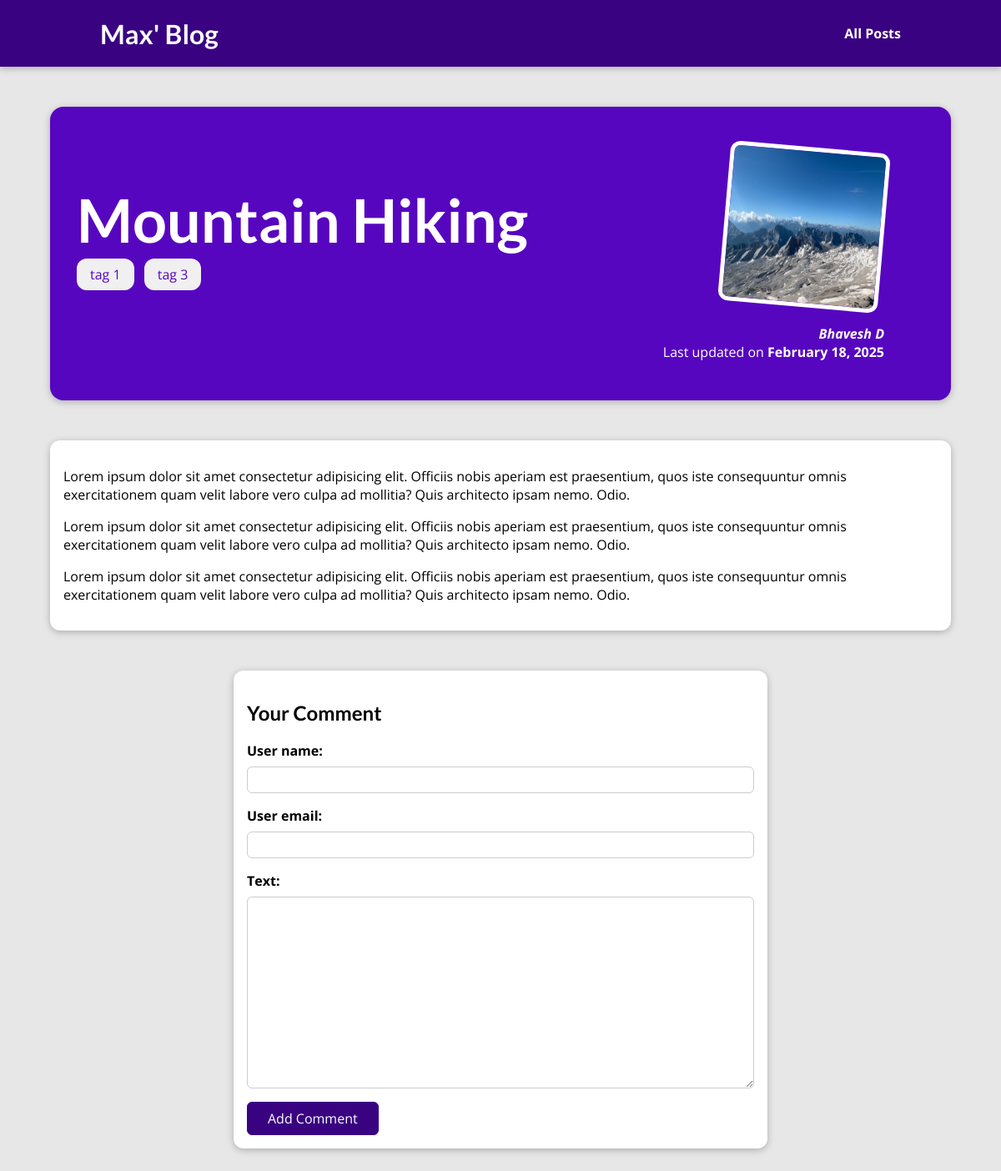
Page /posts/hike-in-the-mountains on the earlier database version.
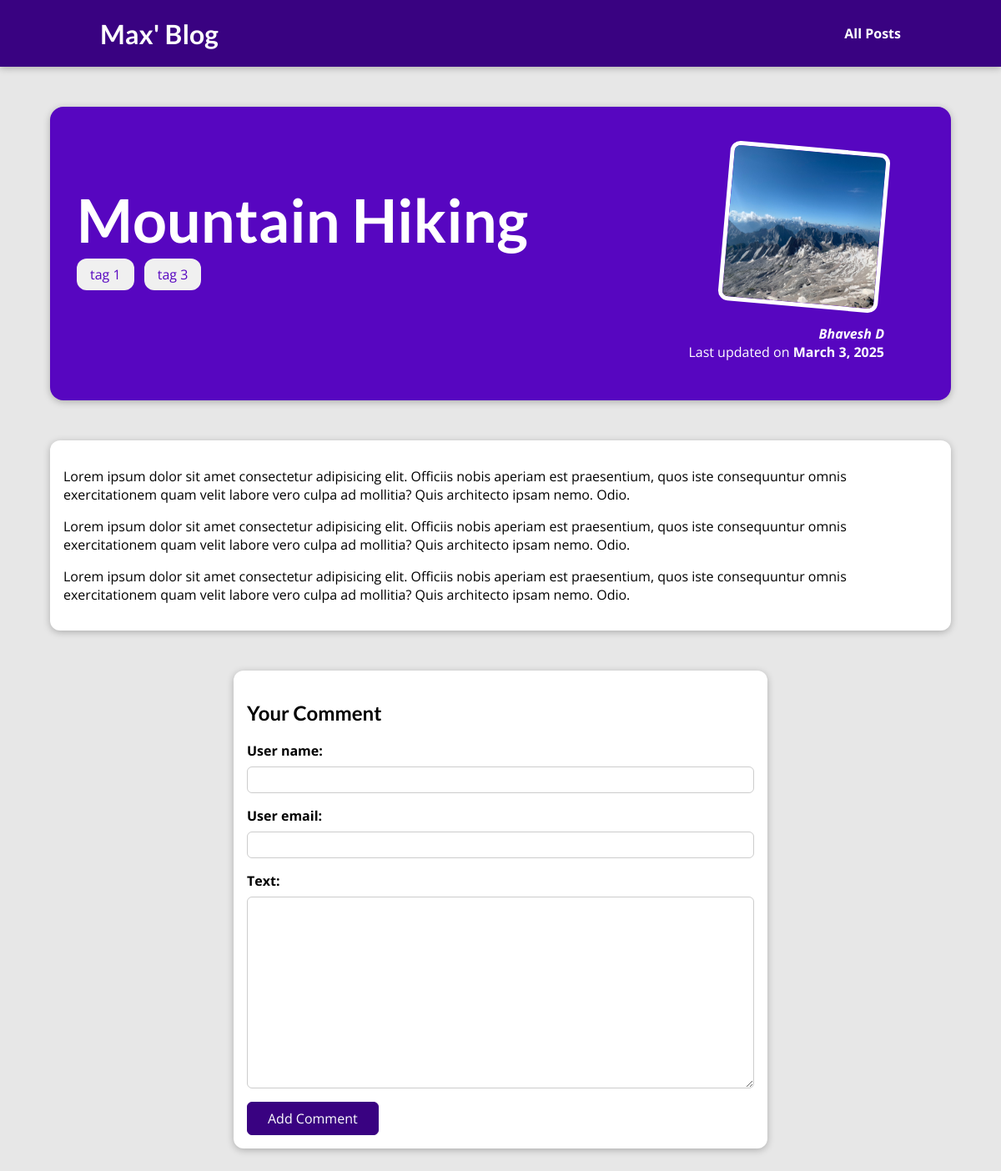
Same page on the later database version.
### blog/models.py (models this page shows, shortened)
class Post(models.Model):
  title = models.CharField(max_length=150)
  excerpt = models.CharField(max_length=200)
  image = models.FileField(upload_to='posts', null=True)
  date = models.DateField(auto_now=True)
  content = models.TextField(validators=[MinLengthValidator(100)])
  slug = models.SlugField(unique=True, db_index=True)
  author = models.ForeignKey(Author, null=True, on_delete=models.SET_NULL, related_name='books')
  tags = models.ManyToManyField(Tag, blank=True, related_name='posts')

class Tag(models.Model):
  caption = models.CharField(max_length=20)

class Author(models.Model):
  first_name = models.CharField(max_length=100)
  last_name = models.CharField(max_length=100)
  email = models.EmailField()
  def full_name(self):
    return f'{self.first_name} {self.last_name}'
  def __str__(self):
    return self.full_name()

### blog/views.py (the view, shortened to what this page needs)
# urls.py: path('posts/<slug:slug>', views.SinglePostDetailView.as_view(), name='post-detail-page')
class SinglePostDetailView(View):
  def get(self, request, slug):
    post = get_object_or_404(Post, slug=slug)
    return render(request, 'blog/post-detail.html', {
      'post': post,
      'post_tags': post.tags.all(),
      'comment_form': CommentForm(),
      'comments': post.comments.all().order_by('-id')
    })

### blog/forms.py
class CommentForm(forms.ModelForm):
  class Meta:
    model = Comment
    excludes = ['post']
    fields = {
      'user_name': 'Your name',
      'user_email': 'Your email',
      'text': 'Comment'
    }

### blog/templates/blog/post-detail.html (shortened to what this page needs)
{% extends "base.html" %}
{% load static %}
{% block css_files %}
<link rel="stylesheet" href="{% static "blog/post-detail.css" %}" />
{% endblock %}
{% block content %}
<section id="summary">
  <h2>{{ post.title }}</h2>
  {% for tag in post_tags %}
    <span class="tag">{{tag.caption}}</span>
  {% endfor %}
  <article>
    <img src="{{ post.image.url }}" alt="Post Title" />
    <address><a href="mailto:{{post.author.email}}">{{ post.author }}</a></address>
    <div>Last updated on <time>{{ post.date|date:"F j, Y" }}</time></div>
  </article>
</section>
<main>
  {{ post.content|linebreaks }}
</main>
<section id="comment-form">
  <h2>Your Comment</h2>
  <form action="{% url 'post-detail-page' post.slug %}" method="POST" >
    {% for field in comment_form %}
    <div class="form-control {% if field.errors %}invalid{% endif %}">
      {{ field.label_tag }}
      {{ field }}
    </div>
    {% endfor %}
    <button type="submit">Add Comment</button>
  </form>
</section>
{% endblock %}

### templates/base.html (shortened to what this page needs)
{% load static %}
<!DOCTYPE html>
<html lang="en">
<head>
    <link rel="stylesheet" href="{% static 'app.css' %}">
    {% block css_files %}{% endblock %}
</head>
<body>
  <header id="main-navigation">
  <h1><a href="{% url "starting-page" %}">Max' Blog</a></h1>
  <nav>
    <a href="{% url "post-list" %}">All Posts</a>
  </nav>
</header>
    {% block content %}{% endblock %}
</body>
</html>

### static/app.css (style rules this page uses)
* { box-sizing: border-box; }
html { font-family: 'Open Sans', 'Lato', sans-serif; }
body { margin: 0; }
h1, h2, h3 { font-family: 'Lato', sans-serif; font-weight: bold; }
#main-navigation { width: 100%; height: 5rem; display: flex; justify-content: space-between; align-items: center; padding: 0 10%; position: absolute; top: 0; left: 0; }
#main-navigation a { text-decoration: none; color: white; font-weight: bold; }

### blog/static/blog/post-detail.css (style rules this page uses)
body { background-color: #e7e7e7; }
#main-navigation { background-color: #390281; box-shadow: 0 2px 8px rgba(0, 0, 0, 0.25); }
#summary { margin: 8rem auto 3rem auto; padding: 2rem; width: 90%; max-width: 90rem; border-radius: 16px; background-color: #5706c0; position: relative; box-shadow: 0 2px 8px rgba(0, 0, 0, 0.25); height: 22rem; }
#summary h2 { color: white; font-size: 4.5rem; }
#summary article { position: absolute; top: 2rem; right: 3rem; padding: 1rem 2rem; border-radius: 12px; text-align: right; color: white; }
#summary article img { width: 12rem; height: 12rem; border-radius: 12px; transform: rotateZ(5deg); border: 5px solid white; margin-bottom: 1rem; }
#summary address { font-weight: bold; }
#summary time { font-weight: bold; }
main { width: 90%; max-width: 90rem; margin: 3rem auto; background-color: white; padding: 1rem; border-radius: 12px; box-shadow: 0 2px 8px rgba(0, 0, 0, 0.25); }
#summary a { color: white; text-decoration: none; }
#summary .tag { background-color: #f0f0f0; color: #5706c0; padding: 0.5rem 1rem; border-radius: 12px; margin-right: .5rem; }
#summary h2 { margin-bottom: 12px; }
#comment-form { margin: 3rem auto; width: 90%; max-width: 40rem; border-radius: 12px; background-color: white; box-shadow: 0 2px 8px rgba(0, 0, 0, 0.25); padding: 1rem; }
#comment-form button { font: inherit; background-color: #390281; color: white; border: 1px solid #390281; padding: 0.5rem 1.5rem; border-radius: 6px; cursor: pointer; }
.form-control { margin-bottom: 1rem; }
.form-control label { font-weight: bold; margin-bottom: 0.5rem; display: block; }
.form-control input, .form-control textarea { display: block; width: 100%; font: inherit; padding: 0.25rem; border-radius: 6px; border: 1px solid #ccc; }

Differences in the rows shown:
changed Post "Mountain Hiking": date "February 18, 2025" → "March 3, 2025"
